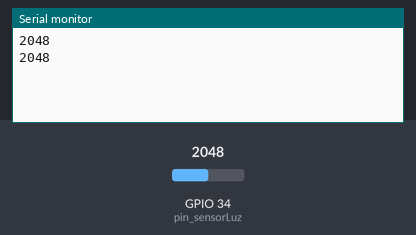
The sketch below on a simulated ESP32. Shown: the last lines printed to the serial monitor. Inputs (shaded band) come from the test bench; at power-on: GPIO 34 (pin_sensorLuz) = 2048.

Above: at 1.8 s.
1.9 s: GPIO 34 (pin_sensorLuz) set to 2866
At 2.8 s:
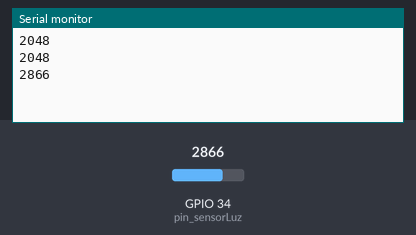
3.4 s: GPIO 34 (pin_sensorLuz) set to 3603
At 4.8 s:
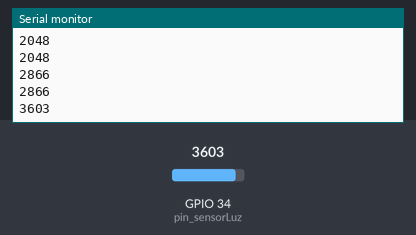
Timing chart, 0 to 6.4 s (numbered marks = the images above; inputs shaded):
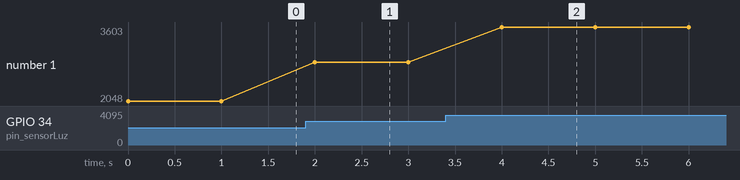

The sketch:

sensorLDR.ino
```cpp
//Sánchez Ortega Eduardo Mauricio
//25/spet/22
//medición del valor de la resistencia a partir de la incidencia de luz en el sensor

#define pin_sensorLuz 34

void setup() {
  Serial.begin(9600); //incia comunicación serial
}

void loop() {
  int medicion = analogRead(pin_sensorLuz);
  Serial.println(medicion);
  delay(1000);
}
```

Measured:
- after the input at 1.9 s, the serial monitor: prints a new line after 0.10 s (image 1)
- after the input at 3.4 s, the serial monitor: prints a new line after 0.60 s (image 2)
- plotted number 1: 2048 → 2866 after the input at 1.9 s, 2866 → 3603 after the input at 3.4 s
